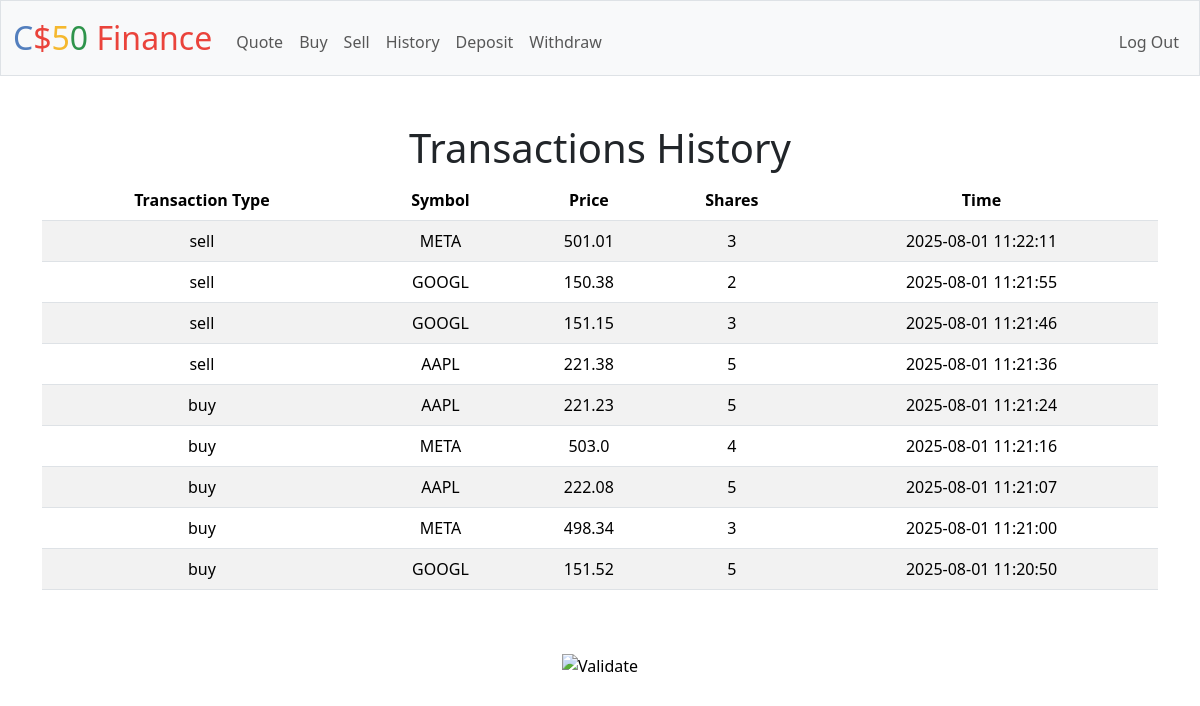
Page /history (signed in) on the committed database.
### tables this page shows
CREATE TABLE 'transactions' ('id ' INTEGER PRIMARY KEY AUTOINCREMENT NOT NULL, 'user_id' INTEGER NOT NULL, 'symbol' TEXT NOT NULL, 'shares' INTEGER NOT NULL, 'price' REAL NOT NULL, 'total' REAL NOT NULL, 'transaction_type' TEXT NOT NULL, 'timestamp' TEXT NOT NULL DEFAULT CURRENT_TIMESTAMP);

### app.py (the view)
@app.route("/history")
@login_required
def history():
    stocks = db.execute("SELECT transaction_type, symbol, price, shares, timestamp FROM transactions WHERE user_id = (?) ORDER BY timestamp DESC", session["user_id"])
    return render_template("history.html", stocks=stocks)

### app.py (called while the page is built)
@app.after_request
def after_request(response):
    response.headers["Cache-Control"] = "no-cache, no-store, must-revalidate"
    response.headers["Expires"] = 0
    response.headers["Pragma"] = "no-cache"
    return response

### helpers.py (called while the page is built)
def login_required(f):
    @wraps(f)
    def decorated_function(*args, **kwargs):
        if session.get("user_id") is None:
            return redirect("/login")
        return f(*args, **kwargs)
    return decorated_function

### templates/history.html (shortened to what this page needs)
{% extends "layout.html" %}
{% block main %}
    <h1>Transactions History</h1>
    <table class="table table-striped">
        <thead>
            <tr>
                <th>Transaction Type</th>
                <th>Symbol</th>
                <th>Price</th>
                <th>Shares</th>
                <th>Time</th>
            </tr>
        </thead>
        <tbody>
            {% for stock in stocks %}
                <tr>
                    <td> {{ stock.transaction_type }} </td>
                    <td> {{ stock.symbol }} </td>
                    <td> {{ stock.price }} </td>
                    <td> {{ stock.shares | abs }} </td>
                    <td> {{ stock.timestamp }} </td>
                </tr>
            {% endfor %}
        </tbody>
    </table>
{% endblock %}

### templates/layout.html (shortened to what this page needs)
<!DOCTYPE html>
<html lang="en">
    <head>
        <link href="https://cdn.jsdelivr.net/npm/bootstrap@5.3.3/dist/css/bootstrap.min.css" rel="stylesheet">
        <link href="/static/styles.css" rel="stylesheet">
    </head>
    <body>
        <nav class="bg-light border navbar navbar-expand-md navbar-light">
            <div class="container-fluid">
                <a class="navbar-brand" href="/"><span class="blue">C</span><span class="red">$</span><span class="yellow">5</span><span class="green">0</span> <span class="red">Finance</span></a>
                <div class="collapse navbar-collapse" id="navbar">
                    {% if session["user_id"] %}
                        <ul class="navbar-nav me-auto mt-2">
                            <li class="nav-item"><a class="nav-link" href="/quote">Quote</a></li>
                            <li class="nav-item"><a class="nav-link" href="/buy">Buy</a></li>
                            <li class="nav-item"><a class="nav-link" href="/sell">Sell</a></li>
                            <li class="nav-item"><a class="nav-link" href="/history">History</a></li>
                            <li class="nav-item"><a class="nav-link" href="/deposit">Deposit</a></li>
                            <li class="nav-item"><a class="nav-link" href="/withdraw">Withdraw</a></li>
                        </ul>
                        <ul class="navbar-nav ms-auto mt-2">
                            <li class="nav-item"><a class="nav-link" href="/logout">Log Out</a></li>
                        </ul>
                    {% else %}
                        <ul class="navbar-nav ms-auto mt-2">
                            <li class="nav-item"><a class="nav-link" href="/register">Register</a></li>
                            <li class="nav-item"><a class="nav-link" href="/login">Log In</a></li>
                        </ul>
                    {% endif %}
                </div>
            </div>
        </nav>
        <main class="container py-5 text-center">
            {% block main %}{% endblock %}
        </main>
        <footer class="mb-5">
            <form action="https://validator.w3.org/check" class="text-center" enctype="multipart/form-data" method="post" target="_blank">
                <input alt="Validate" src="/static/I_heart_validator.png" type="image">
            </form>
        </footer>
    </body>
</html>

### static/styles.css (style rules this page uses)
nav .navbar-brand { font-size: xx-large; }
nav .navbar-brand .blue { color: #537fbe; }
nav .navbar-brand .red { color: #ea433b; }
nav .navbar-brand .yellow { color: #f5b82e; }
nav .navbar-brand .green { color: #2e944b; }

### rows in the picture
transactions: transaction_type "sell", symbol "META", price "501.01", shares|abs "3", timestamp "2025-08-01 11:22:11"
transactions: transaction_type "sell", symbol "GOOGL", price "150.38", shares|abs "2", timestamp "2025-08-01 11:21:55"
transactions: transaction_type "sell", symbol "GOOGL", price "151.15", shares|abs "3", timestamp "2025-08-01 11:21:46"
transactions: transaction_type "sell", symbol "AAPL", price "221.38", shares|abs "5", timestamp "2025-08-01 11:21:36"
transactions: transaction_type "buy", symbol "AAPL", price "221.23", shares|abs "5", timestamp "2025-08-01 11:21:24"
transactions: transaction_type "buy", symbol "META", price "503.0", shares|abs "4", timestamp "2025-08-01 11:21:16"
transactions: transaction_type "buy", symbol "AAPL", price "222.08", shares|abs "5", timestamp "2025-08-01 11:21:07"
transactions: transaction_type "buy", symbol "META", price "498.34", shares|abs "3", timestamp "2025-08-01 11:21:00"
transactions: transaction_type "buy", symbol "GOOGL", price "151.52", shares|abs "5", timestamp "2025-08-01 11:20:50"
